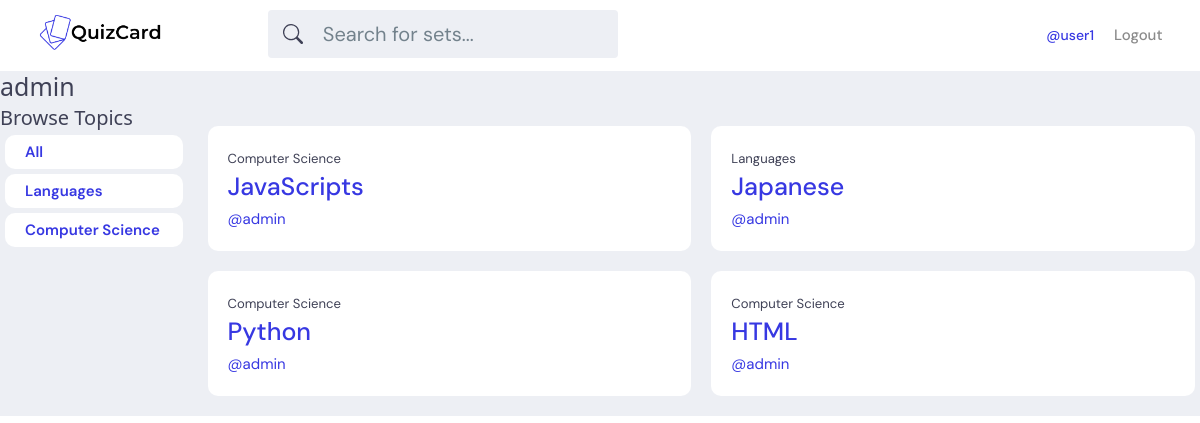
The page /profile/1/ (signed in) on the database its author committed.
### base/models.py (models this page shows, shortened)
class Topic(models.Model):
    name = models.CharField(max_length=200)

class Set(models.Model):
    user = models.ForeignKey(User, on_delete=models.SET_NULL, null=True)
    topic = models.ForeignKey(Topic, on_delete=models.SET_NULL, null=True)
    name = models.CharField(max_length=200)
    updated = models.DateTimeField(auto_now=True)
    created = models.DateTimeField(auto_now_add=True)
    class Meta:
        ordering = ['-updated', '-created']

### base/views.py (the view)
# urls.py: path('profile/<str:pk>/', views.userProfile, name="user-profile"),
def userProfile(request, pk):
    user = User.objects.get(id=pk)
    sets = user.set_set.all()
    topics = Topic.objects.all()
    context = {'user':user, 'sets':sets, 'topics':topics}
    return render(request, 'base/profile.html', context)

### base/templates/base/profile.html
{% extends 'main.html' %}
{% block content %}
<h1>{{user.username}}</h1>
<div class="row">
    <div class="col-2">
        {% include 'base/topics_bar.html' %}
    </div>
    <div class="set-container col-10" >
        {% include 'base/feed.html' %}
    </div>
</div>
{% endblock content %}

### templates/navbar.html (shortened to what this page needs)
{% load static %}
<header class="header header--loggedIn">
    <div class="container">
        <a href="{% url 'home' %}" class="header__logo">
            <img src="{% static 'assets/logo.png' %}" />
        </a>
        <form class="header__search" method="GET" action="{% url 'home' %}" >
            <label>
            <input type="text" name="q" placeholder="Search for sets..." />
            </label>
        </form>
        <nav class="header__menu">
            {% if request.user.is_authenticated %}
            <div class="header__user">
                <a href="{% url 'user-profile' request.user.id %}"><span>@{{request.user.username}}</span></a>
                <a href="{% url 'logout' %}" >Logout</a>
            {% else %}
                <a href="{% url 'login' %}" >Login</a>
            </div>
            {% endif %}
        </nav>
    </div>
</header>

### base/templates/base/topics_bar.html
<h2>Browse Topics</h2>
<div class="topic-box fw-semibold">
    <a href="{% url 'home' %}">All</a>
</div>
{% for topic in topics %}
<div class="topic-box fw-semibold">
    <a href="{% url 'home' %}?q={{topic.name}}">{{topic.name}}</a>
</div>
{% endfor %}

### base/templates/base/feed.html (shortened to what this page needs)
<div class="row">
    {% for set in sets %}
        <div class="set-container col-6">
            <div class="set-box">
                <small>{{set.topic.name}}</small>
                <h1><a href="{% url 'set' set.id %}">{{set.name}}</a></h1>
                <a href="{% url 'user-profile' set.user.id %}">@{{set.user.username}}</a>
            </div>
        </div>
    {% endfor %}
</div>

### static/styles/styles.css (style rules this page uses)
:root { --color-main: #3738e2; --color-main-light: #0087FF; --color-dark: #3f4156; --color-dark-medium: #51546e; --color-dark-light: #696d97; --color-light: #fff; --color-gray: #8b8b8b; --color-light-gray: #b2bdbd; --color-bg: #edeff4; --color-success: #5dd693; --color-error: #fc4b0b; }
* { font-family: "DM Sans", -apple-system, BlinkMacSystemFont, "Segoe UI", Roboto, Oxygen, Ubuntu, Cantarell, "Open Sans", "Helvetica Neue", sans-serif; margin: 0; padding: 0; box-sizing: border-box; text-rendering: optimizeLegibility; font-size: inherit; }
html { font-size: 56.25%; }
@media only screen and (min-width: 1200px) { html { font-size: 62.5%; } }
body { line-height: 1.6; font-weight: 400; font-size: 1.5rem; color: var(--color-dark); background-color: var(--color-bg); }
img { width: 100%; }
a { display: inline-block; color: var(--color-main); text-decoration: none; }
input:not([type=checkbox],[type=radio]),select,textarea { width: max-content; }
.header { padding: 1rem; background-color: var(--color-light); }
.header > .container { display: flex; gap: 9.5rem; }
.header__logo, .header__user { display: flex; gap: 2rem; align-items: center; }
.header__logo > img { height: 40px; width: auto; }
.header__search > label { background-color: var(--color-bg); padding: 0.8rem 0.5rem; display: flex; align-items: center; gap: 1rem; border-radius: 4px; }
.header__search svg { fill: var(--color-dark); width: 2rem; height: 2rem; margin-left: 1rem; }
.header__search input { width: 30rem; background: transparent; border: none; outline: none; color: var(--color-dark); }
.header__menu { margin-left: auto; position: relative; }
.header__menu a { display: flex; gap: 1.5rem; align-items: center; font-weight: 500; text-decoration: none; color: var(--color-gray); }
.header__menu span { color: var(--color-main); font-weight: 500; font-size: 1.4rem; display: block; }
.set-container { min-height: 10.5rem; padding: 1rem; box-sizing: border-box }
.set-box { border-radius: 1rem; padding: 2rem; background-color: #fff; }
.topic-box { border-radius: 1rem; padding: 0.5rem 2rem 0.5rem 2rem; margin: 0.5rem; background-color: #fff; }

### rows shown on the page
Topic: name "Languages"
Topic: name "Computer Science"
Set: topic.name "Computer Science", name "JavaScripts", user.username "admin"
Set: topic.name "Languages", name "Japanese", user.username "admin"
Set: topic.name "Computer Science", name "Python", user.username "admin"
Set: topic.name "Computer Science", name "HTML", user.username "admin"

### other values the page prints
{{ request.user.username }} "user1"
{{ user.username }} "admin"
